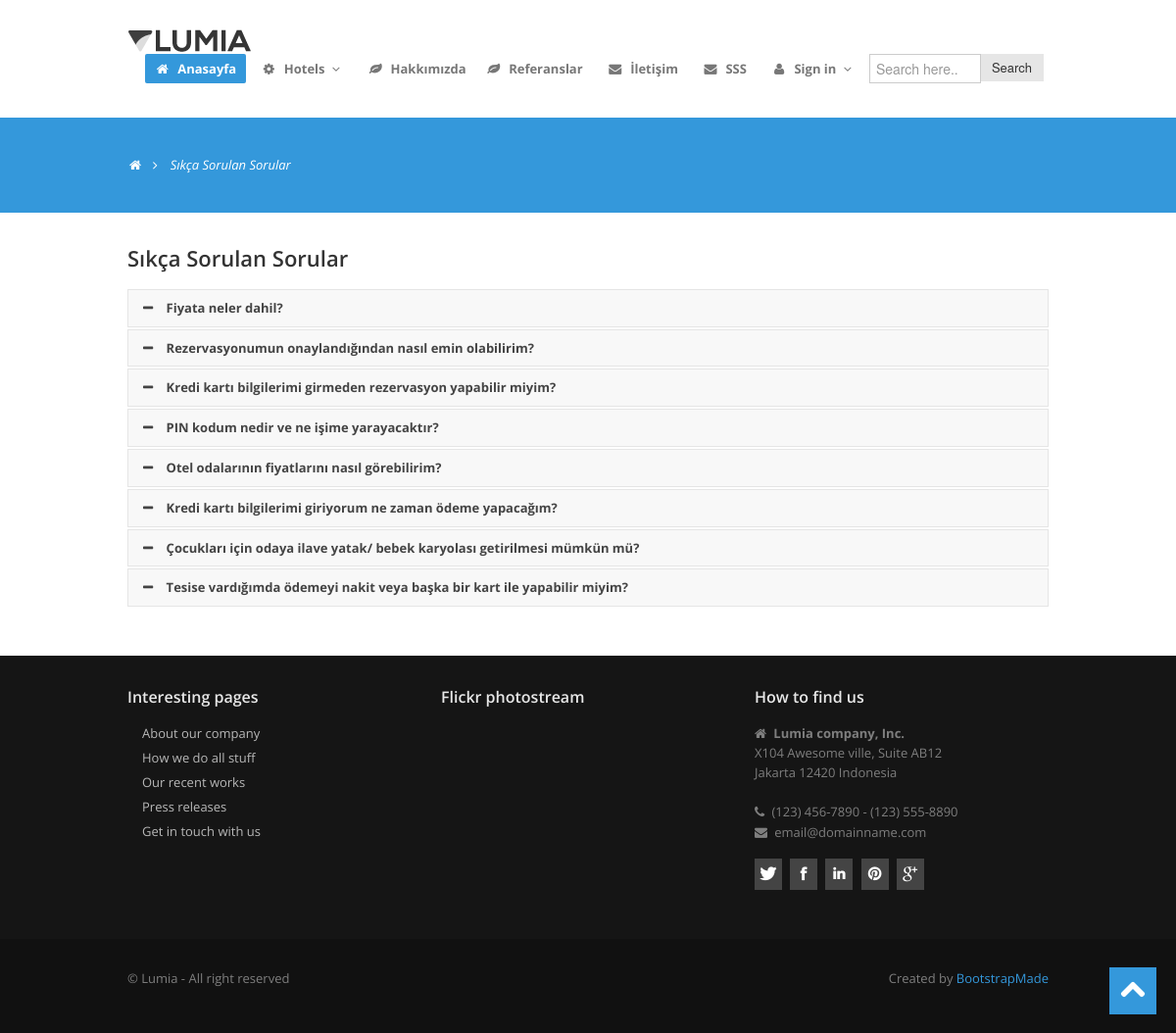
Screenshot of /faq/ with the database file from the repository.
### home/models.py (models this page shows, shortened)
class FAQ(models.Model):
    STATUS = (
        ('True', 'Evet'),
        ('False', 'Hayır'),
    )
    ordernumber = models.IntegerField(unique=True)
    question = models.CharField(max_length=250)
    answer = models.TextField()
    status = models.CharField(max_length=10, choices=STATUS)
    create_at = models.DateTimeField(auto_now_add=True)
    update_at = models.DateTimeField(auto_now=True)

### home/views.py (the view)
# urls.py: path('faq/', views.faq, name="faq"),
def faq(request):
    category = Category.objects.all()
    product = Product.objects.all()
    faq = FAQ.objects.all().order_by('ordernumber')
    context = {
        'category': category,
        'product': product,
        'faq': faq,
    }
    return render(request, 'faq.html', context)

### home/templates/faq.html (shortened to what this page needs)
{% extends "homebase.html" %}
{% block content %}
<section id="subintro">
    <div class="container">
        <div class="row">
            <div class="span8">
                <ul class="breadcrumb">
                    <li><a href="/"><i class="icon-home"></i></a><i class="icon-angle-right"></i></li>
                    <li class="active">Sıkça Sorulan Sorular</li>
                </ul>
            </div>
        </div>
    </div>
</section>
<section id="maincontent">
    <div class="container">
        <div class="row">
                        <div class="span12">
                             <h3>Sıkça Sorulan Sorular</h3>
                            <div class="accordion" id="accordion2">
                            {% for rs in faq %}
                                <div class="accordion-group">
                                    <div class="accordion-heading">
                                        <a class="accordion-toggle" data-toggle="collapse"
                                           data-parent="#accordion2" href="#{{ rs.ordernumber }}">
                                            <i class="icon-minus"></i> {{ rs.question }} </a>
                                    </div>
                                </div>
                            {% endfor %}
                            </div>
                        </div>
            </div>
        </div>
</section>
{% endblock %}

### home/static/assets/css/style.css (style rules this page uses)
.row { margin-bottom:30px; }
#maincontent { z-index:1000; margin-top:0px; }
section#subintro { width: 100%; color: #fff; height:auto; margin: 0 auto; padding: 0; margin-bottom:30px; }
[class^="icon-"], [class*=" icon-"] { float:none; }
[class^="icon-"], [class*=" icon-"] { margin-top: 1px; margin-right: .3em; }
.accordion-heading { background:#f8f8f8; }
.accordion-heading a { outline:none; font-weight:bold; color:#444; }
.accordion-heading { border-bottom: 0; }
.accordion-heading .accordion-toggle { display: block; padding: 8px 15px; text-decoration: none; }
.accordion-heading .accordion-toggle i { margin-right: 10px; }
.accordion-toggle { cursor: pointer; }
#subintro .breadcrumb { margin:30px 0 0; background:none; }
#subintro ul.breadcrumb li { margin-bottom:0; padding-bottom:0; color:#fff; font-style:italic; }
#subintro ul.breadcrumb li a { color:#fff; }
.breadcrumb > li { display: inline-block; *display: inline; line-height:1.6em; *zoom: 1; }

### home/static/assets/color/default.css (style rules this page uses)
a { color: #3498db; }
section#subintro { background: #3498db; }

### home/static/assets/css/overwrite.css (style rules this page uses)
body { margin: 0; font-family:'Open Sans', Arial, sans-serif; font-size: 13px; line-height: 1.6em; color: #666; background-color: #ffffff; }
a { color: #0088cc; text-decoration: none; }
h1, h2, h3, h4, h5, h6 { color:#333; font-family: 'Open Sans', sans-serif; font-weight:600; line-height:1.5em; margin-top:0; margin-bottom:15px; }
h3 { font-size: 22px; }
.breadcrumb { padding: 8px 0; background-color: #fff; -webkit-border-radius: 0; -moz-border-radius: 0; border-radius: 0; }
.breadcrumb > li { text-shadow: none; }
.accordion-group { -webkit-border-radius: 0; -moz-border-radius: 0; border-radius: 0; }
.accordion-heading { border-bottom: 0; }

### rows the page displays
FAQ: question "Fiyata neler dahil?"
FAQ: question "Rezervasyonumun onaylandığından nasıl emin olabilirim?"
FAQ: question "Kredi kartı bilgilerimi girmeden rezervasyon yapabilir miyim?"
FAQ: question "PIN kodum nedir ve ne işime yarayacaktır?"
FAQ: question "Otel odalarının fiyatlarını nasıl görebilirim?"
FAQ: question "Kredi kartı bilgilerimi giriyorum ne zaman ödeme yapacağım?"
FAQ: question "Çocukları için odaya ilave yatak/ bebek karyolası getirilmesi mümkün mü?"
FAQ: question "Tesise vardığımda ödemeyi nakit veya başka bir kart ile yapabilir miyim?"
